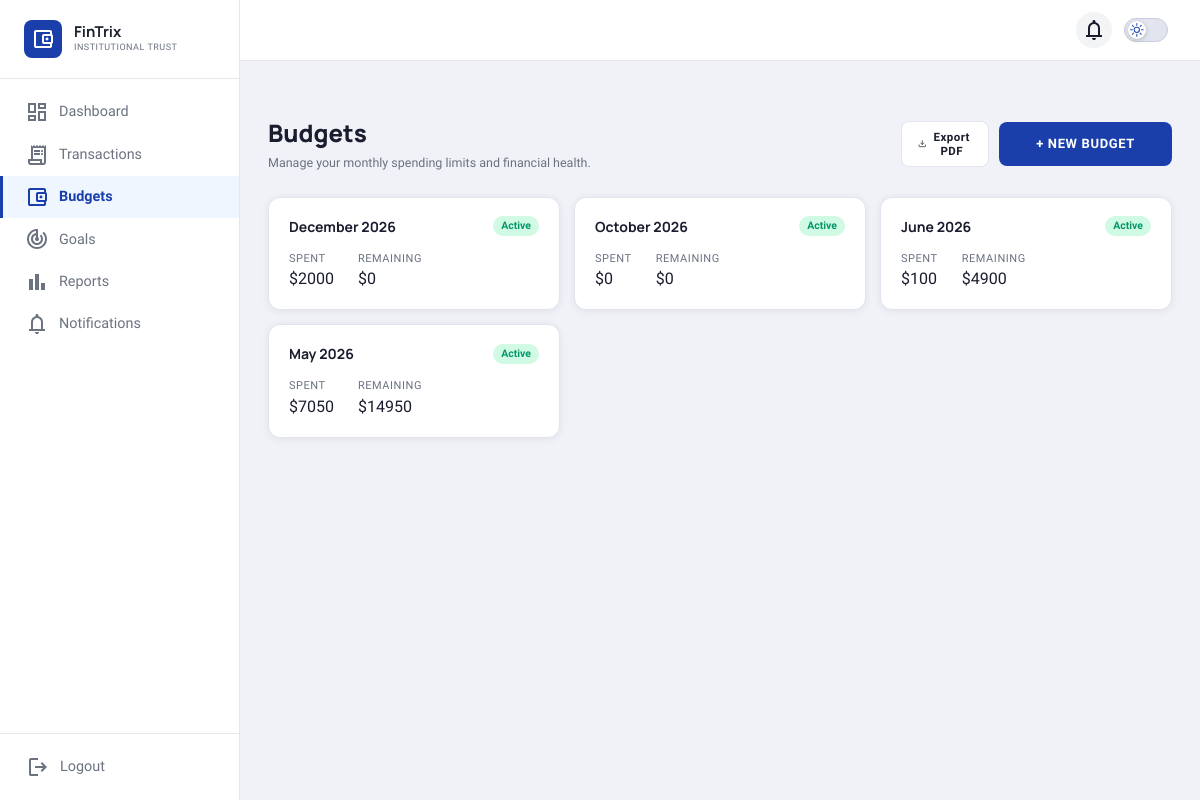
The page /budgets/ (signed in) on the database its author committed.
### budgets/models.py (models this page shows, shortened)
class Budget(models.Model):
    month = models.DateField()
    year = models.IntegerField()
    def get_total_spent(self) -> float:
        result = self.category_budgets.aggregate(total=Sum("spent_amount"))["total"]
        return result if result else 0.0
    def get_remaining(self) -> float:
        total_limit = self.category_budgets.aggregate(total=Sum("limit"))["total"] or 0.0
        return total_limit - self.get_total_spent()

### budgets/views.py (the view)
# urls.py: path("", views.budget_dashboard, name="budget_dashboard"),
@login_required
def budget_dashboard(request):
    budgets = Budget.objects.all().order_by("-year", "-month")
    dashboard_data = []
    for budget in budgets:
        dashboard_data.append({
            "budget":      budget,
            "remaining":   budget.get_remaining(),
            "total_spent": budget.get_total_spent(),
        })
    return render(request, "Budget.html", {
        "dashboard_data": dashboard_data,
    })

### budgets/templates/Budget.html (shortened to what this page needs)
{% load static %}
<!DOCTYPE html>
<html lang="en">
<head>
  <link rel="stylesheet" href="{% static 'css/style-Budget.css' %}" />
  <link rel="stylesheet" href="{% static 'css/theme-global.css' %}" />
</head>
<body>
<div class="app">
  {% include "includes/fintrix_sidebar.html" %}
  <main class="main">
    <div class="top-header">
      <a href="{% url 'notification_center' %}" class="header-icon" title="Notifications" aria-label="Notifications" style="text-decoration:none;color:inherit;">
      </a>
      {% include "includes/fintrix_theme_toggle.html" %}
    </div>
    <div class="page-header">
      <div>
        <h1 class="page-title">Budgets</h1>
        <p class="page-sub">
          {% if budget %}Manage your spending for <strong>{{ budget.month|date:"F" }} {{ budget.year }}</strong>.
          {% else %}Manage your monthly spending limits and financial health.{% endif %}
        </p>
      </div>
      <div class="header-btns">
        <button class="btn-outline" id="exportBtn">
          <svg viewBox="0 0 24 24" fill="none" stroke="currentColor" stroke-width="2" width="13" height="13"><path d="M21 15v4a2 2 0 0 1-2 2H5a2 2 0 0 1-2-2v-4"/><polyline points="7 10 12 15 17 10"/><line x1="12" y1="15" x2="12" y2="3"/></svg>
          Export PDF
        </button>
        <a href="{% url 'create_budget' %}" class="btn-primary">+ New Budget</a>
      </div>
    </div>
    {% if dashboard_data %}
    <div class="dash-grid">
      {% for item in dashboard_data %}
      <a href="{% url 'budget_detail' item.budget.id %}" class="dash-card">
        <div class="dash-card-top">
          <span class="dash-month">{{ item.budget.month|date:"F Y" }}</span>
          <span class="dash-badge">Active</span>
        </div>
        <div class="dash-nums">
          <div>
            <p class="lbl">Spent</p>
            <p class="num">${{ item.total_spent|floatformat:0 }}</p>
          </div>
          <div>
            <p class="lbl">Remaining</p>
            <p class="num green">${{ item.remaining|floatformat:0 }}</p>
          </div>
        </div>
      </a>
      {% empty %}
      <div class="no-budgets">
        <p>No budgets yet.</p>
        <a href="{% url 'create_budget' %}" class="btn-primary">Create your first budget</a>
      </div>
      {% endfor %}
    </div>
    {% endif %}
  </main>
</div>
</body>
</html>

### static/css/theme-global.css (style rules this page uses)
:root { --tx-page-bg: #f0f2f8; --tx-card: #ffffff; --tx-card-raised: #ffffff; --tx-surface-sub: #f7f8fc; --tx-surface-overlay: rgba(240,242,248,0.90); --tx-text: #1a1d2e; --tx-text-sub: #374151; --tx-muted: #6b7280; --tx-muted-lt: #9ca3af; --tx-on-primary: #ffffff; --tx-border: #e2e5f0; --tx-border-lt: #eef0f6; --tx-border-focus: rgba(26,63,170,0.50); --tx-primary: #1a3faa; --tx-primary-dk: #122d80; --tx-primary-lt: #eff6ff; --tx-primary-mid: #2b55cc; --tx-primary-glow: rgba(26,63,170,0.12); --tx-primary-ring: rgba(26,63,170,0.22); --tx-success: #059669; --tx-success-dk: #047857; --tx-success-bg: #d1fae5; --tx-success-bd: #a7f3d0; --tx-success-text: #065f46; --tx-warn: #d97706; --tx-warn-dk: #b45309; --tx-warn-bg: #fef3c7; --tx-warn-bd: #fde68a; --tx-warn-text: #92400e; --tx-danger: #dc2626; --tx-danger-dk: #b91c1c; --tx-danger-bg: #fee2e2; --tx-danger-bd: #fca5a5; --tx-danger-text: #7f1d1d; --tx-info: #2563eb; --tx-info-bg: #dbeafe; --tx-info-bd: #93c5fd; --tx-info-text: #1e3a8a; --tx-input-bg: #f7f8fc; --tx-input-bg-focus: #ffffff; --tx-input-border: #e2e5f0; --tx-input-border-focus: #1a3faa; --tx-shadow-xs: 0 1px 2px rgba(0,0,0,0.05); --tx-shadow-sm: 0 1px 8px rgba(0,0,0,0.07), 0 1px 3px rgba(0,0,0,0.04); --tx-shadow-md: 0 4px 20px rgba(0,0,0,0.08), 0 1px 6px rgba(0,0,0,0.05); --tx-shadow-lg: 0 8px 40px rgba(0,0,0,0.10), 0 2px 12px rgba(0,0,0,0.06); --tx-shadow-xl: 0 20px 60px rgba(0,0,0,0.12), 0 4px 16px rgba(0,0,0,0.07); --tx-radius-xs: 4px; --tx-radius-sm: 8px; --tx-radius-md: 12px; --tx-radius-lg: 16px; --tx-radius-xl: 24px; --tx-radius-pill: 999px; --tx-font-head: 'Manrope', system-ui, sans-serif; --tx-font-body: 'Work Sans', system-ui, sans-serif; --tx-ease: all 0.20s ease; --tx-ease-slow: all 0.35s ease; --chart-grid: #f3f4f6; --chart-axis: #9ca3af; --tx-sidebar-bg: #ffffff; --tx-sidebar-bd: #e5e7eb; --tx-nav-active-bg: #eff6ff; --tx-nav-active-fg: #1a3faa; --tx-nav-active-bd: #1a3faa; --tx-nav-hover-bg: #f9fafb; --tt-w: 44px; --tt-h: 24px; --tt-knob: 18px; --tt-pad: 3px; --tt-travel: calc(var(--tt-w) - var(--tt-knob) - var(--tt-pad) * 2); --tt-track-bg: #e2e5f0; --tt-track-bd: #c8ccdc; --tt-knob-bg: #ffffff; --tt-knob-sh: 0 1px 5px rgba(0,0,0,0.20), 0 0 1px rgba(0,0,0,0.12); --tt-icon-on: #1a3faa; --tt-icon-off: #9ca3b8; --tt-glow-c: rgba(26,63,170,0.16); --tt-ring: rgba(26,63,170,0.22); }
html { transition: background-color 0.32s ease, color 0.25s ease; }
body, .app, .main, .main-content, .page-content, .sidebar, .top-header, .nav-container, .card, .stat-card, .dash-card, .cat-card, .form-card, .activity-card, .notif-item, .tabs, .tab, .btn-outline, .btn-ghost, .btn-secondary, .act-btn, .nav-item, .logout-btn, .filter-tab, .seg-btn, .thresh-opt, input, select, textarea { transition: background-color 0.32s ease, border-color 0.30s ease, color 0.25s ease, box-shadow 0.30s ease !important; }
.card, .stat-card, .form-card, .dash-card, .cat-card, .activity-card { border-color: var(--tx-border, #e2e5f0); }
.btn-primary, .btn-create, .export-btn, .submit-btn, .btn-primary-inline { color: #ffffff; }
.nav-item, .btn-primary, .btn-outline, .btn-ghost, .card, .dash-card, .stat-card, .cat-card, .action-btn, .filter-tab, .page-btn { transition: var(--tx-ease, all 0.20s ease); }

### rows shown on the page
Budget: budget.month "December 2026", total_spent "2000", remaining "0"
Budget: budget.month "October 2026", total_spent "0", remaining "0"
Budget: budget.month "June 2026", total_spent "100", remaining "4900"
Budget: budget.month "May 2026", total_spent "7050", remaining "14950"
